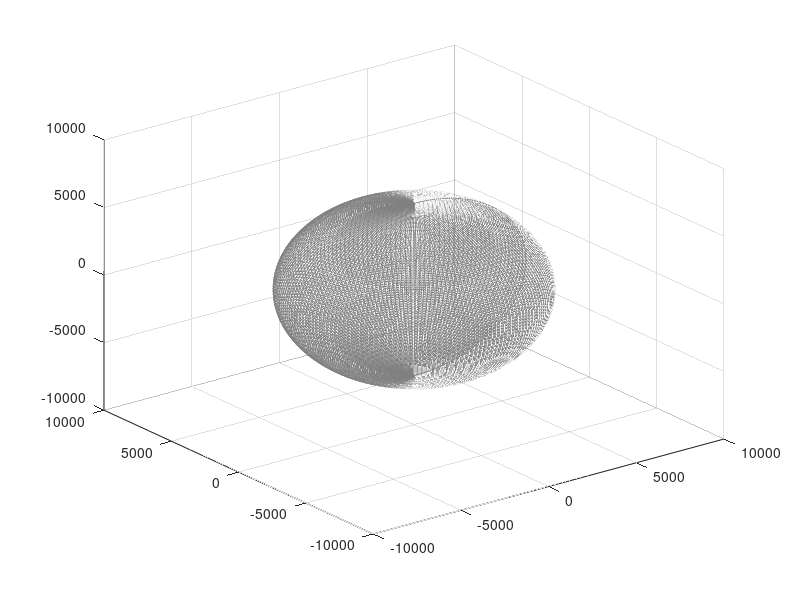

The MATLAB script that drew this image: (Note: this script raises an error after producing the figure.)
function plot_terra
%
% PROTOTYPE:
%   plot_terra;
%
% DESCRIPTION:
%  Creates a 3D model of the Earth loading an image for texture map from a
%  local directory.
%  
% INPUT:
%   (none)
%
% OUTPUT:
%   (none)
%
% FUNCTIONS CALLED:
%   (none)
%
% AUTHORS: 
%   Ryan Gray
%
% VERSIONS:
%   8 Sep 2004, 31 Jan 2006, 16 Oct 2013
%   2022 changed background and Earth image by: Nicolò Galletta, Virginia Di
%   Biagio Missaglia, Roberto Pistone Nascone, Giuseppe Brentino  
%--------------------------------------------------------------------------

%% Options
npanels = 180;   % Number of globe panels around the equator deg/panel = 360/npanels
alpha   = 1; % globe transparency level, 1 = opaque, through 0 = invisible
%GMST0 = []; % Don't set up rotatable globe (ECEF)
GMST0 = 4.89496121282306; % Set up a rotatable globe at J2000.0

% Earth texture image
% Anything imread() will handle, but needs to be a 2:1 unprojected globe image
image_file = 'Earth.png';

% Mean spherical earth
erad    = 6371.0087714; % equatorial radius (meters)
prad    = 6371.0087714; % polar radius (meters)
erot    = 7.2921158553e-5; % earth rotation rate (radians/sec) 

%% Create wireframe globe

% Create a 3D meshgrid of the sphere points using the ellipsoid function
[x, y, z] = ellipsoid(0, 0, 0, erad, erad, prad, npanels);
globe = surf(x, y, -z, 'FaceColor', 'none', 'EdgeColor', 0.5*[1 1 1]);
if ~isempty(GMST0)
    hgx = hgtransform;
    set(hgx,'Matrix', makehgtform('zrotate',GMST0));
    set(globe,'Parent',hgx);
end

%% Texturemap the globe

% Load Earth image for texture map
cdata = imread(image_file);
set(globe, 'FaceColor', 'texturemap', 'CData', cdata, 'FaceAlpha', alpha, 'EdgeColor', 'none');
hold on;